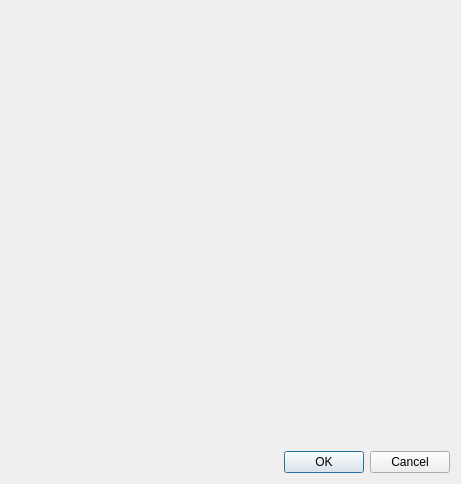
<?xml version="1.0" encoding="UTF-8"?>
<ui version="4.0">
 <class>SectionClassDiagramGUI</class>
 <widget class="QDialog" name="SectionClassDiagramGUI">
  <property name="geometry">
   <rect>
    <x>0</x>
    <y>0</y>
    <width>461</width>
    <height>484</height>
   </rect>
  </property>
  <property name="windowTitle">
   <string>Dialog</string>
  </property>
  <layout class="QGridLayout" name="gridLayout">
   <item row="1" column="0">
    <widget class="QDialogButtonBox" name="buttonBox">
     <property name="orientation">
      <enum>Qt::Horizontal</enum>
     </property>
     <property name="standardButtons">
      <set>QDialogButtonBox::Cancel|QDialogButtonBox::Ok</set>
     </property>
    </widget>
   </item>
   <item row="0" column="0">
    <widget class="QCustomPlot" name="plot" native="true"/>
   </item>
  </layout>
 </widget>
 <customwidgets>
  <customwidget>
   <class>QCustomPlot</class>
   <extends>QWidget</extends>
   <header>qcustomplot.h</header>
   <container>1</container>
  </customwidget>
 </customwidgets>
 <resources/>
 <connections>
  <connection>
   <sender>buttonBox</sender>
   <signal>accepted()</signal>
   <receiver>SectionClassDiagramGUI</receiver>
   <slot>accept()</slot>
   <hints>
    <hint type="sourcelabel">
     <x>248</x>
     <y>254</y>
    </hint>
    <hint type="destinationlabel">
     <x>157</x>
     <y>274</y>
    </hint>
   </hints>
  </connection>
  <connection>
   <sender>buttonBox</sender>
   <signal>rejected()</signal>
   <receiver>SectionClassDiagramGUI</receiver>
   <slot>reject()</slot>
   <hints>
    <hint type="sourcelabel">
     <x>316</x>
     <y>260</y>
    </hint>
    <hint type="destinationlabel">
     <x>286</x>
     <y>274</y>
    </hint>
   </hints>
  </connection>
 </connections>
</ui>
